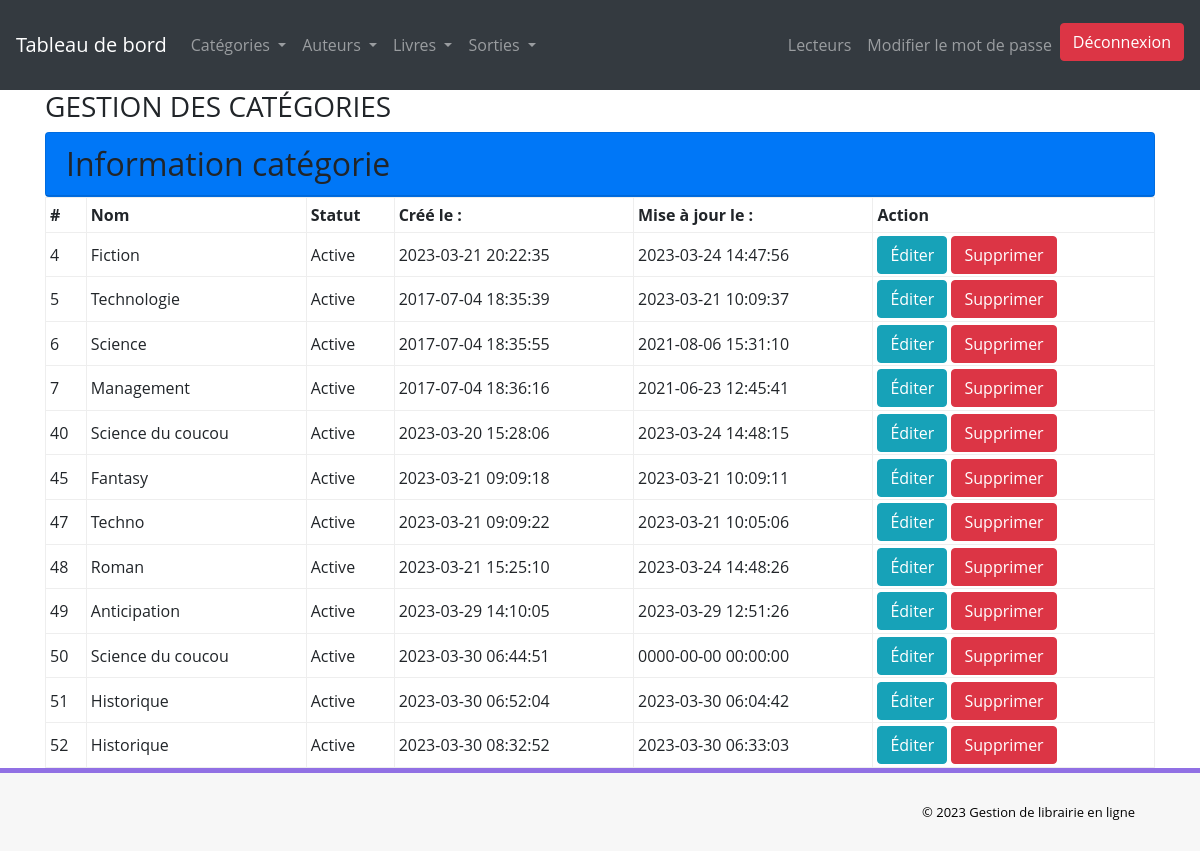
The app's page /admin/manage-categories.php (signed in) with its own data.
### tables this page shows
CREATE TABLE IF NOT EXISTS `tblcategory` (
  `id` int NOT NULL AUTO_INCREMENT,
  `CategoryName` varchar(150) DEFAULT NULL,
  `Status` int DEFAULT NULL,
  `CreationDate` timestamp NULL DEFAULT CURRENT_TIMESTAMP,
  `UpdationDate` timestamp NULL DEFAULT '0000-00-00 00:00:00' ON UPDATE CURRENT_TIMESTAMP,
  PRIMARY KEY (`id`)
);

### admin/manage-categories.php (the view, shortened to what this page needs)
<?php
include('includes/config.php');
if(strlen($_SESSION['alogin'] == 0)){
    header('location:../adminlogin.php');
}else{
    $stmt = $dbh->query("SELECT * FROM tblcategory");
    $results = $stmt->fetchAll();
}
?>
<!DOCTYPE html>
<html lang="FR">
<head>
    <link rel="stylesheet" href="https://maxcdn.bootstrapcdn.com/bootstrap/4.0.0/css/bootstrap.min.css">
    <link href="assets/css/font-awesome.css" rel="stylesheet" />
    <link href="assets/css/style.css" rel="stylesheet" />
</head>
<body>
    <?php include('includes/header.php'); ?>
<div class="container">
    <div class="row">
        <div class="col">
            <h3>GESTION DES CATÉGORIES</h3>
        </div>
    </div>
    <div class="row">
            <div class="w-100">
                <div class="container">
                    <div class="card bg-primary text-black">
                        <h2 class="card-header">Information catégorie</h2>
                    </div>
                        <table class="w-100">
                            <thead>
                                <tr>
                                    <th class="fa-border">#</th>
                                    <th class="fa-border">Nom</th>
                                    <th class="fa-border">Statut</th>
                                    <th class="fa-border">Créé le :</th>
                                    <th class="fa-border">Mise à jour le :</th>
                                    <th class="fa-border">Action</th>
                                </tr>
                            </thead>
                            <tbody class="body">
                            <?php
                            foreach ($results as $result) { ?>
                            <tr>
                                <td class="fa-border"><?= $result['id'] ?></td>
                                <td class="fa-border"><?= $result['CategoryName'] ?></td>
                                <td class="fa-border"><?= $result['Status'] == 0 ? "Inactive" : "Active"; ?></td>
                                <td class="fa-border"><?= $result['CreationDate'] ?></td>
                                <td class="fa-border"><?= $result['UpdationDate'] ?></td>
                                <td class="fa-border"><a href="edit-category.php?edit=<?= $result['id'] ?>"><button name="edit" class="btn btn-info">Éditer</button></a>
                                <a href="manage-categories.php?suppress=<?= $result['id'] ?>"><button type="submit" name="suppress" class="btn btn-danger">Supprimer</button></a></td>
                            </tr>
                            <?php } ?>
                            </tbody>
                        </table>
                </div>
            </div>
    </div>
</div>
    <?php include('includes/footer.php'); ?>
</body>
</html>

### records on screen
tblcategory: id "4", CategoryName "Fiction", Status "Active", CreationDate "2023-03-21 20:22:35", UpdationDate "2023-03-24 14:47:56"
tblcategory: id "5", CategoryName "Technologie", Status "Active", CreationDate "2017-07-04 18:35:39", UpdationDate "2023-03-21 10:09:37"
tblcategory: id "6", CategoryName "Science", Status "Active", CreationDate "2017-07-04 18:35:55", UpdationDate "2021-08-06 15:31:10"
tblcategory: id "7", CategoryName "Management", Status "Active", CreationDate "2017-07-04 18:36:16", UpdationDate "2021-06-23 12:45:41"
tblcategory: id "40", CategoryName "Science du coucou", Status "Active", CreationDate "2023-03-20 15:28:06", UpdationDate "2023-03-24 14:48:15"
tblcategory: id "45", CategoryName "Fantasy", Status "Active", CreationDate "2023-03-21 09:09:18", UpdationDate "2023-03-21 10:09:11"
tblcategory: id "47", CategoryName "Techno", Status "Active", CreationDate "2023-03-21 09:09:22", UpdationDate "2023-03-21 10:05:06"
tblcategory: id "48", CategoryName "Roman", Status "Active", CreationDate "2023-03-21 15:25:10", UpdationDate "2023-03-24 14:48:26"
tblcategory: id "49", CategoryName "Anticipation", Status "Active", CreationDate "2023-03-29 14:10:05", UpdationDate "2023-03-29 12:51:26"
tblcategory: id "50", CategoryName "Science du coucou", Status "Active", CreationDate "2023-03-30 06:44:51", UpdationDate "0000-00-00 00:00:00"
tblcategory: id "51", CategoryName "Historique", Status "Active", CreationDate "2023-03-30 06:52:04", UpdationDate "2023-03-30 06:04:42"
tblcategory: id "52", CategoryName "Historique", Status "Active", CreationDate "2023-03-30 08:32:52", UpdationDate "2023-03-30 06:33:03"
